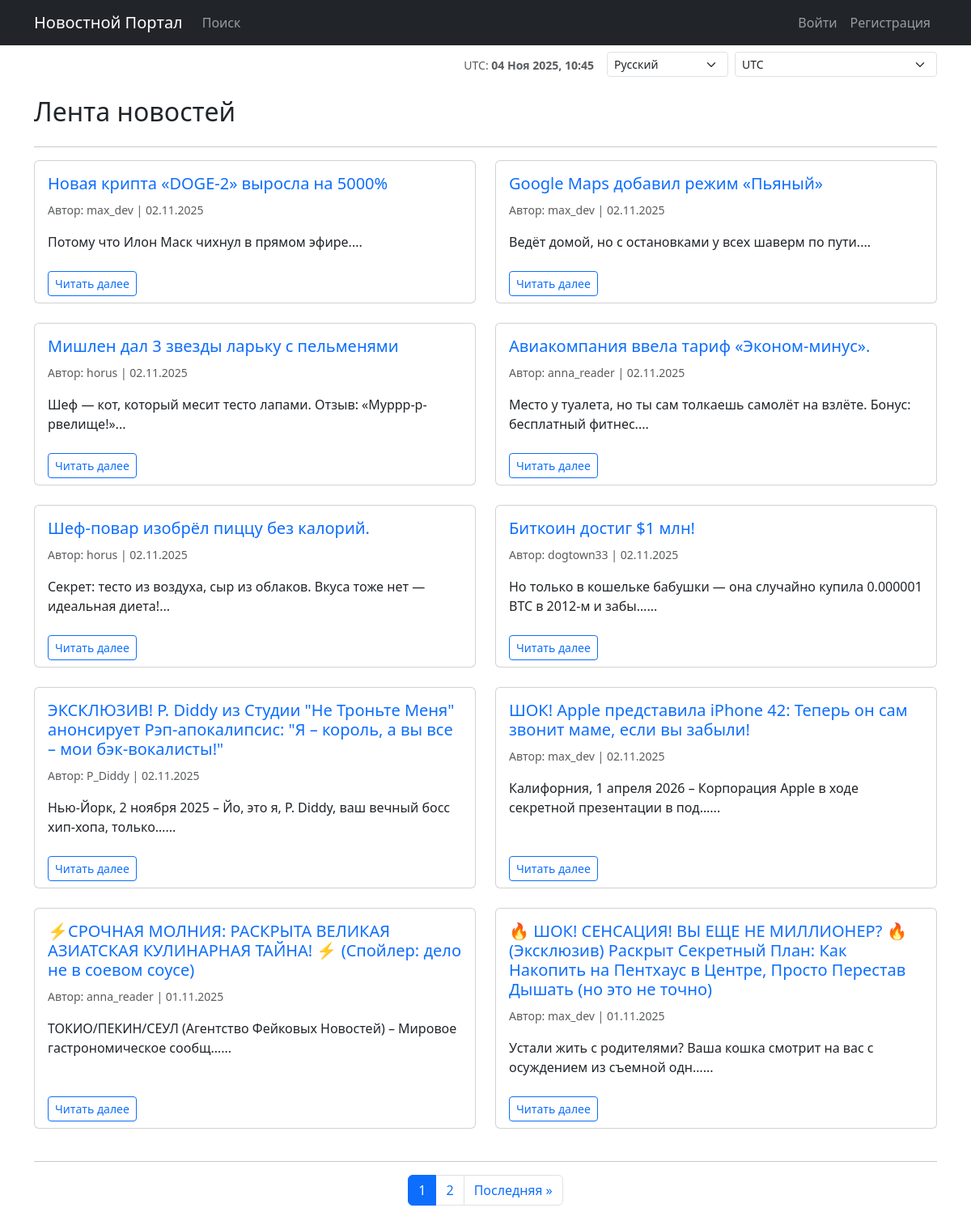
Page /news/ on the committed database.
### news/models.py (models this page shows, shortened)
class Post(models.Model):
    ARTICLE = 'article'
    NEWS = 'news'
    POST_TYPES = [
        (ARTICLE, _('Article')),
        (NEWS, _('News')),
    ]
    author = models.ForeignKey(Author, on_delete=models.CASCADE, verbose_name=_('Author'))
    post_type = models.CharField(
        max_length=10,
        choices=POST_TYPES,
        default=ARTICLE,
        verbose_name=_('Post Type')
    )
    created_at = models.DateTimeField(auto_now_add=True, verbose_name=_('Created At'))
    categories = models.ManyToManyField(
        Category,
        through='PostCategory',
        verbose_name=_('Categories')
    )
    title = models.CharField(max_length=255, verbose_name=_('Title'))
    text = models.TextField(verbose_name=_('Text'))
    rating = models.IntegerField(default=0, verbose_name=_('Rating'))
    def get_absolute_url(self):
        return reverse('post_detail', args=[str(self.pk)])

class Author(models.Model):
    user = models.OneToOneField(User, on_delete=models.CASCADE, verbose_name=_('User'))
    rating = models.IntegerField(default=0, verbose_name=_('Rating'))

### news/views.py (the view)
# urls.py: path('', PostList.as_view(), name='post_list'),
@method_decorator(cache_page(60), name='dispatch')
class PostList(ListView):
    model = Post
    ordering = ['-created_at']
    template_name = 'news/post_list.html'
    context_object_name = 'posts'
    paginate_by = 10

### news/context_processors.py (called while the page is built)
def timezones(request):
    return {
        'common_timezones': pytz.common_timezones,
        'current_time': timezone.now()
    }

### news/templatetags/custom_filters.py (called while the page is built)
@register.filter()
def censor(value):
    if not isinstance(value, str):
        raise TypeError(f"Фильтр 'censor' применяется только к строкам, а не к {type(value)}")
    pattern = r'\b(' + '|'.join(BAD_WORDS) + r')\b'
    def replace_match(match):
        word = match.group(0)
        return word[0] + '*' * (len(word) - 1)
    censored_value = re.sub(pattern, replace_match, value, flags=re.IGNORECASE)
    return censored_value

### templates/news/post_list.html (shortened to what this page needs)
{% extends "default.html" %}
{% load tz %}
{% load custom_filters i18n %}
{% block content %}
    <h2 class="mb-4">{% trans "Лента новостей" %}</h2>
    <hr>
    {% if posts %}
        <div class="row">
            {% for post in posts %}
            <div class="col-md-6 mb-4">
                <div class="card h-100">
                    <div class="card-body">
                        <h5 class="card-title">
                            <a href="{{ post.get_absolute_url }}" class="text-decoration-none">
                                {{ post.title|censor }}
                            </a>
                        </h5>
                        <small class="card-subtitle mb-2 text-muted">
                            {% trans "Автор:" %} {{ post.author.user.username }} | {{ post.created_at|timezone:TIME_ZONE|date:"d.m.Y" }}
                        </small>
                        <p class="card-text mt-3">
                            {{ post.text|censor|striptags|truncatechars:80 }}...
                        </p>
                    </div>
                    <div class="card-footer bg-transparent border-top-0">
                        <a href="{{ post.get_absolute_url }}" class="btn btn-outline-primary btn-sm">
                            {% trans "Читать далее" %}
                        </a>
                    </div>
                </div>
            </div>
            {% endfor %}
        </div>
    {% else %}
        <p>{% trans "Новостей пока нет." %}</p>
    {% endif %}
    <hr>
    {% if page_obj.has_other_pages %}
    <nav aria-label="Page navigation">
        <ul class="pagination justify-content-center">
            {% for p in page_obj.paginator.page_range %}
                {% if p >= page_obj.number|add:-2 and p <= page_obj.number|add:2 %}
                    <li class="page-item {% if p == page_obj.number %}active{% endif %}">
                        <a class="page-link" href="?page={{ p }}">{{ p }}</a>
                    </li>
                {% endif %}
            {% endfor %}
            {% if page_obj.has_next %}
                <li class="page-item">
                    <a class="page-link" href="?page={{ page_obj.paginator.num_pages }}">
                        {% trans "Последняя" %} &raquo;
                    </a>
                </li>
            {% endif %}
        </ul>
    </nav>
    {% endif %}
{% endblock content %}

### rows in the picture
Post: title|censor "Новая крипта «DOGE-2» выросла на 5000%", author.user.username "max_dev", created_at "02.11.2025", text|censor "Потому что Илон Маск чихнул в прямом эфире."
Post: title|censor "Google Maps добавил режим «Пьяный»", author.user.username "max_dev", created_at "02.11.2025", text|censor "Ведёт домой, но с остановками у всех шаверм по пути."
Post: title|censor "Мишлен дал 3 звезды ларьку с пельменями", author.user.username "horus", created_at "02.11.2025", text|censor "Шеф — кот, который месит тесто лапами. Отзыв: «Муррр-р-рвелище!»"
Post: title|censor "Авиакомпания ввела тариф «Эконом-минус».", author.user.username "anna_reader", created_at "02.11.2025", text|censor "Место у туалета, но ты сам толкаешь самолёт на взлёте. Бонус: бесплатный фитнес."
Post: title|censor "Шеф-повар изобрёл пиццу без калорий.", author.user.username "horus", created_at "02.11.2025", text|censor "Секрет: тесто из воздуха, сыр из облаков. Вкуса тоже нет — идеальная диета!"
Post: title|censor "Биткоин достиг $1 млн!", author.user.username "dogtown33", created_at "02.11.2025", text|censor "Но только в кошельке бабушки — она случайно купила 0.000001 BTC в 2012-м и забы…"
Post: title|censor "ЭКСКЛЮЗИВ! P. Diddy из Студии \"Не Троньте Меня\" анонсирует Рэп-апокалипсис: \"Я – король, а вы все – мои бэк-вокалисты!\"", author.user.username "P_Diddy", created_at "02.11.2025", text|censor "Нью-Йорк, 2 ноября 2025 – Йо, это я, P. Diddy, ваш вечный босс хип-хопа, только…"
Post: title|censor "ШОК! Apple представила iPhone 42: Теперь он сам звонит маме, если вы забыли!", author.user.username "max_dev", created_at "02.11.2025", text|censor "Калифорния, 1 апреля 2026 – Корпорация Apple в ходе секретной презентации в под…"
Post: title|censor "⚡️СРОЧНАЯ МОЛНИЯ: РАСКРЫТА ВЕЛИКАЯ АЗИАТСКАЯ КУЛИНАРНАЯ ТАЙНА! ⚡️ (Спойлер: дело не в соевом соусе)", author.user.username "anna_reader", created_at "01.11.2025", text|censor "ТОКИО/ПЕКИН/СЕУЛ (Агентство Фейковых Новостей) – Мировое гастрономическое сообщ…"
Post: title|censor "🔥 ШОК! СЕНСАЦИЯ! ВЫ ЕЩЕ НЕ МИЛЛИОНЕР? 🔥 (Эксклюзив) Раскрыт Секретный План: Как Накопить на Пентхаус в Центре, Просто Перестав Дышать (но это не точно)", author.user.username "max_dev", created_at "01.11.2025", text|censor "Устали жить с родителями? Ваша кошка смотрит на вас с осуждением из съемной одн…"

### other values in the picture
{{ TIME_ZONE }} "UTC"
{{ p }} "1" "2"
form field language "Русский"
form field timezone "UTC"
